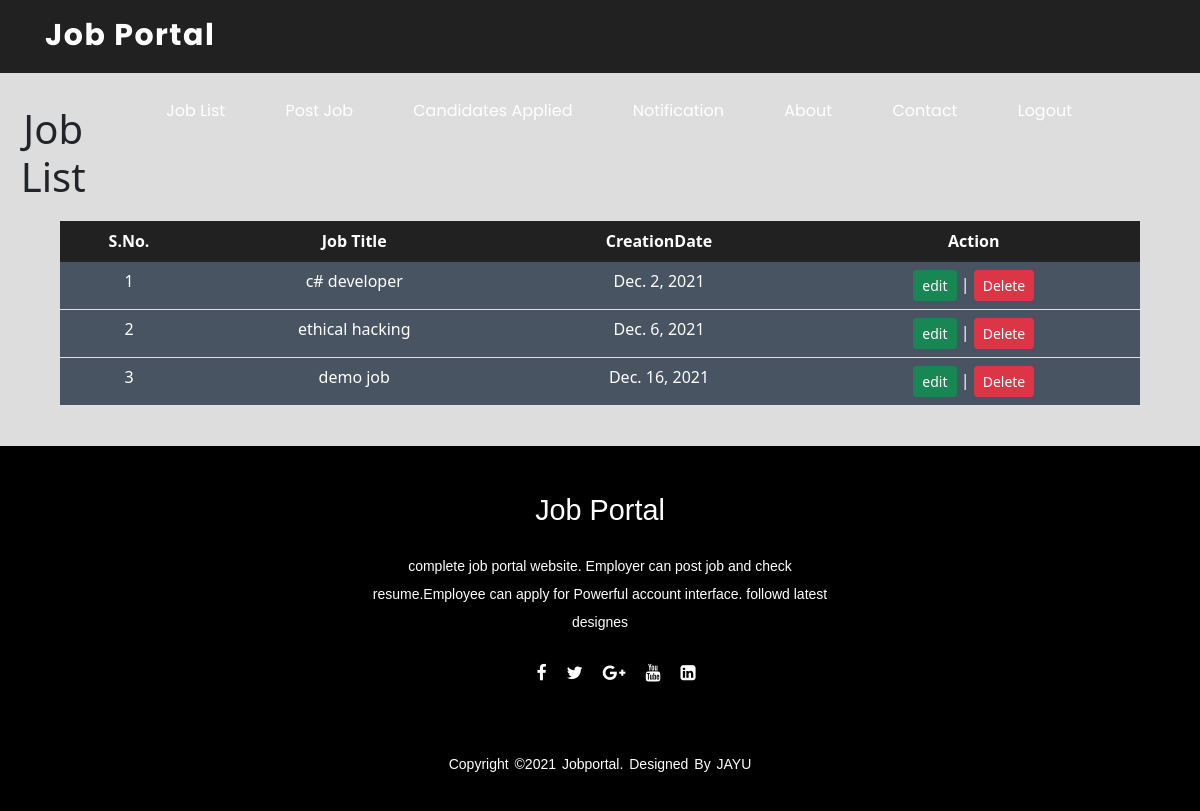
The app's page /job_list/ (signed in), older data.
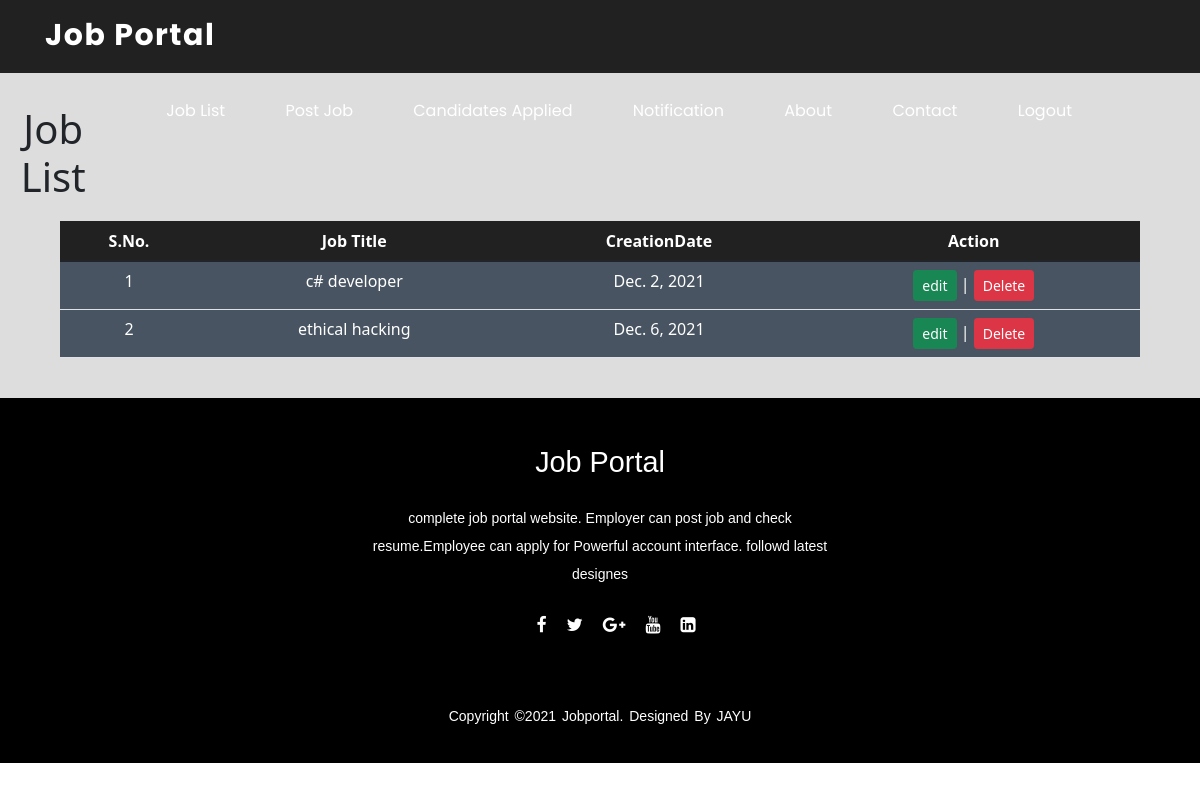
The same page, newer data.
### job/models.py (models this page shows, shortened)
class jobs(models.Model):
    recruiter1 = models.ForeignKey(recruiter,on_delete=models.CASCADE)
    start_date=models.DateField()
    end_date=models.DateField()
    title=models.CharField(max_length=20)
    salary=models.FloatField(max_length=20)
    description=models.CharField(max_length=100)
    image=models.FileField()
    experience=models.CharField(max_length=100)
    location=models.CharField(max_length=20)
    skills=models.CharField(max_length=100)
    creation_date=models.DateField()

### job/views.py (the view)
# urls.py: path('job_list/',views.job_list,name='job_list'),
def job_list(request):
    if not request.user.is_authenticated:
        return redirect('recruiter_login')
    user=request.user
    recruiter2=recruiter.objects.get(user=user)
    job=jobs.objects.filter(recruiter1=recruiter2)
    d={'job':job}
    return render(request,'job/job_list.html',d)

### templates/job/job_list.html (shortened to what this page needs)
{% extends 'job/recruiter_navigation.html' %}
{% load static %}
{% block content %}
<div class="bg1">
<div class="hedinglist">
<br>
<br>
<h2 style="text-align:center;font-size:40px;margin-top:-16px;">Job List </h2>
</div>
<div class="listing">
<table class="table table-hover" id="example" >
<thead>
<tr style="text-align:center;">
    <th>S.No.</th>
    <th>Job Title</th>
    <th>CreationDate</th>
    <th>Action</th>
</tr>
</thead>
    <tbody>
        {% for i in job %}
            <tr style="background-color:#485461;text-align:center;">
                <td>{{forloop.counter}}</td>
                <td>{{i.title}}</td>
                <td>{{i.creation_date}}</td>
                <td><a href="{% url 'edit_jobdetail' i.id %}" class="btn btn-success btn-sm">edit</a> | <a href=" {% url 'delete_job' i.id %}" class="btn btn-danger btn-sm">Delete</a></td>
            </tr>
        {%endfor%}
    </tbody>
</table>
<br>
</div>
</div>
{% endblock content %}

Row changes from the older to the newer data that the page shows:
removed jobs: title "demo job", creation_date "Dec. 16, 2021"
